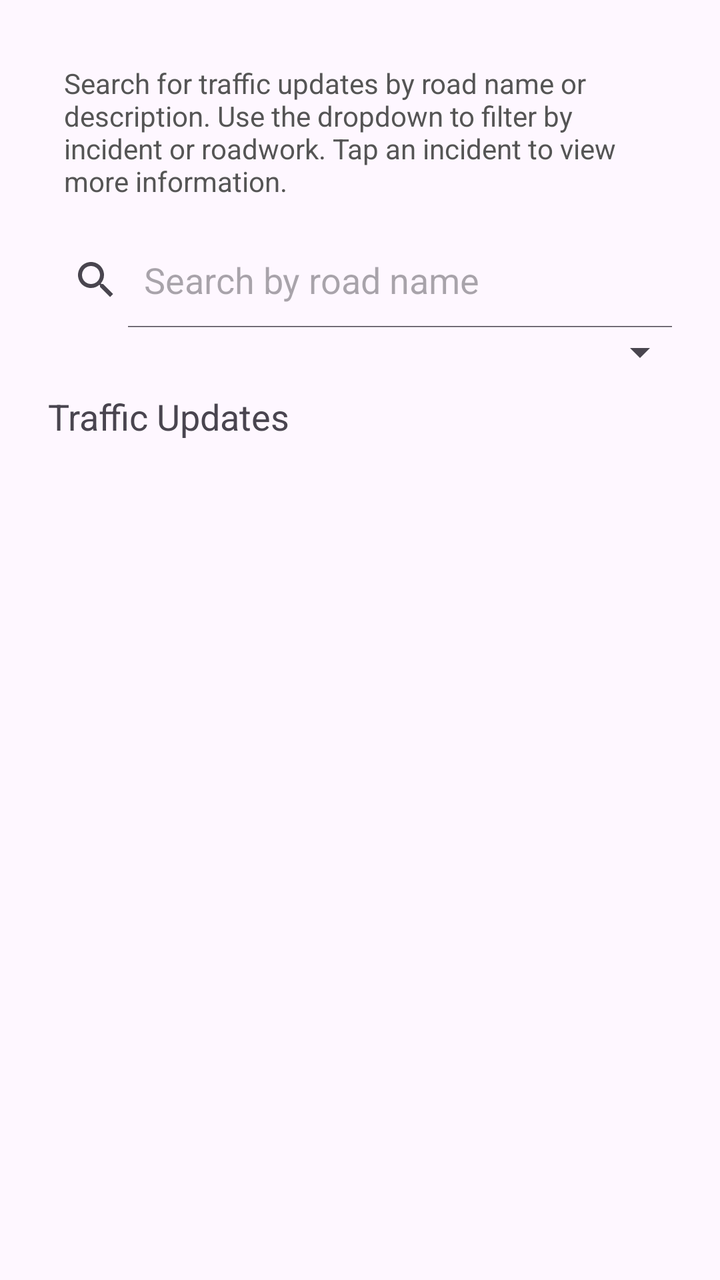
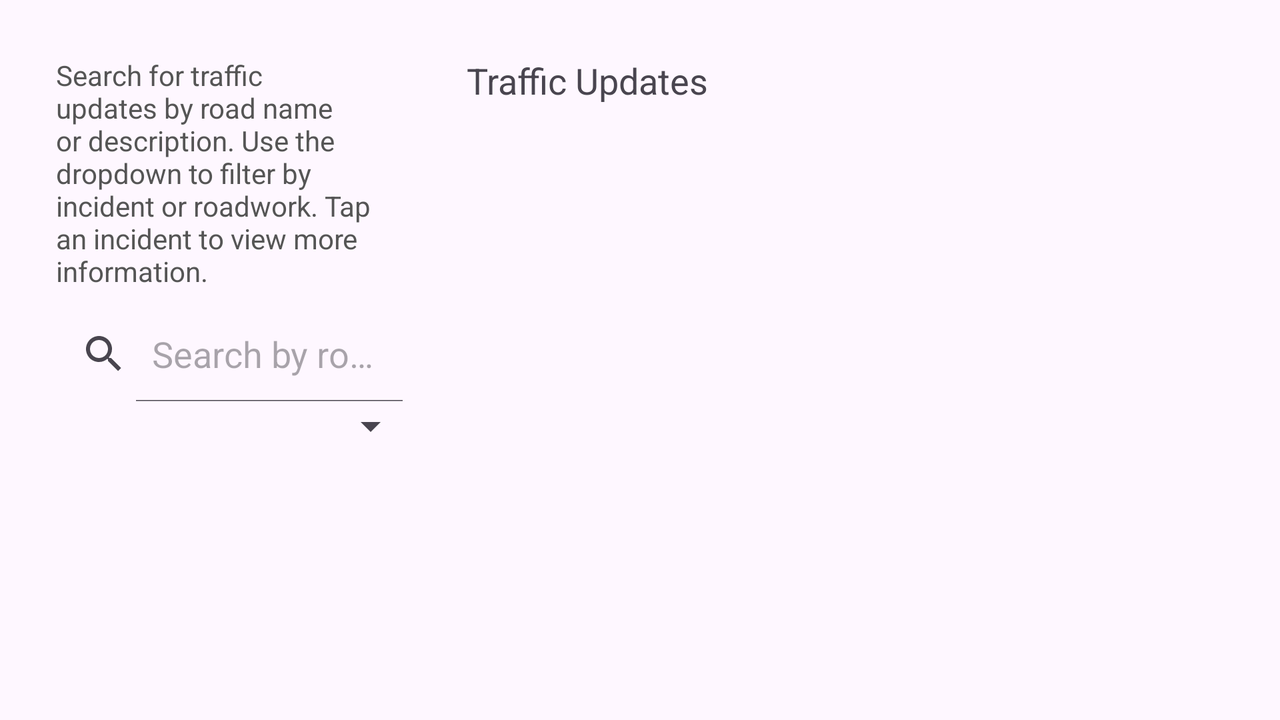

First picture: res/layout/ on a phone held upright. Second picture: the repository's own variant of that layout, on a device whose configuration matches the variant's folder. Source for both follows.
<!-- AndroidManifest.xml: application theme Theme.Ahmad_Khadijah_S2330453 -->
<!-- res/layout/fragment_search.xml -->
<?xml version="1.0" encoding="utf-8"?>
<LinearLayout
    xmlns:android="http://schemas.android.com/apk/res/android"
    android:layout_width="match_parent"
    android:layout_height="match_parent"
    android:orientation="vertical"
    android:padding="16dp">


    <TextView
        android:layout_width="match_parent"
        android:layout_height="wrap_content"
        android:text="Search for traffic updates by road name or description. Use the dropdown to filter by incident or roadwork. Tap an incident to view more information."
        android:textSize="14sp"
        android:textColor="#555555"
        android:padding="16dp" />

    <SearchView
        android:id="@+id/searchView"
        android:layout_width="match_parent"
        android:layout_height="wrap_content"
        android:queryHint="Search by road name"
        android:iconifiedByDefault="false" />

    <Spinner
        android:id="@+id/typeSpinner"
        android:layout_width="match_parent"
        android:layout_height="wrap_content" />

    <TextView
        android:layout_width="match_parent"
        android:layout_height="wrap_content"
        android:text="Traffic Updates"
        android:textSize="18sp"
        android:padding="8dp" />

    <androidx.recyclerview.widget.RecyclerView
        android:id="@+id/recView"
        android:layout_width="match_parent"
        android:layout_height="0dp"
        android:layout_weight="1" />

</LinearLayout>
<!-- resources referenced by this layout -->
<resources>
  <!-- from res/values-v23/ -->
  <style name="Theme.Ahmad_Khadijah_S2330453" parent="Base.Theme.Ahmad_Khadijah_S2330453">
          
          <item name="android:navigationBarColor">@android:color/transparent</item>
          <item name="android:statusBarColor">@android:color/transparent</item>
          <item name="android:windowLightStatusBar">?attr/isLightTheme</item>
      </style>
  <style name="Base.Theme.Ahmad_Khadijah_S2330453" parent="Theme.Material3.DayNight.NoActionBar">
          
          
      </style>
</resources>
<!-- res/layout-land/fragment_search.xml (the repository's variant of the layout above) -->
<!-- drawn on the phone turned sideways -->
<?xml version="1.0" encoding="utf-8"?>
<LinearLayout
    xmlns:android="http://schemas.android.com/apk/res/android"
    android:layout_width="match_parent"
    android:layout_height="match_parent"
    android:orientation="horizontal"
    android:padding="12dp">

    
    <LinearLayout
        android:layout_width="0dp"
        android:layout_height="match_parent"
        android:layout_weight="1"
        android:orientation="vertical"
        android:padding="8dp">

        <TextView
            android:layout_width="match_parent"
            android:layout_height="wrap_content"
            android:text="Search for traffic updates by road name or description. Use the dropdown to filter by incident or roadwork. Tap an incident to view more information."
            android:textSize="14sp"
            android:textColor="#555555"
            android:padding="8dp" />

        <SearchView
            android:id="@+id/searchView"
            android:layout_width="match_parent"
            android:layout_height="wrap_content"
            android:queryHint="Search by road name"
            android:iconifiedByDefault="false" />

        <Spinner
            android:id="@+id/typeSpinner"
            android:layout_width="match_parent"
            android:layout_height="wrap_content" />

    </LinearLayout>

    
    <LinearLayout
        android:layout_width="0dp"
        android:layout_height="match_parent"
        android:layout_weight="2"
        android:orientation="vertical"
        android:padding="8dp">

        <TextView
            android:layout_width="match_parent"
            android:layout_height="wrap_content"
            android:text="Traffic Updates"
            android:textSize="18sp"
            android:padding="8dp" />

        <androidx.recyclerview.widget.RecyclerView
            android:id="@+id/recView"
            android:layout_width="match_parent"
            android:layout_height="0dp"
            android:layout_weight="1" />

    </LinearLayout>

</LinearLayout>
